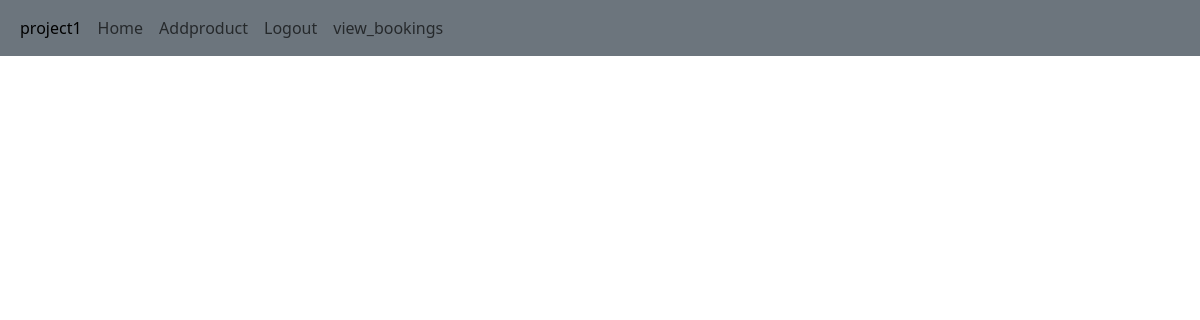
The app's page /view_bookings, older data.
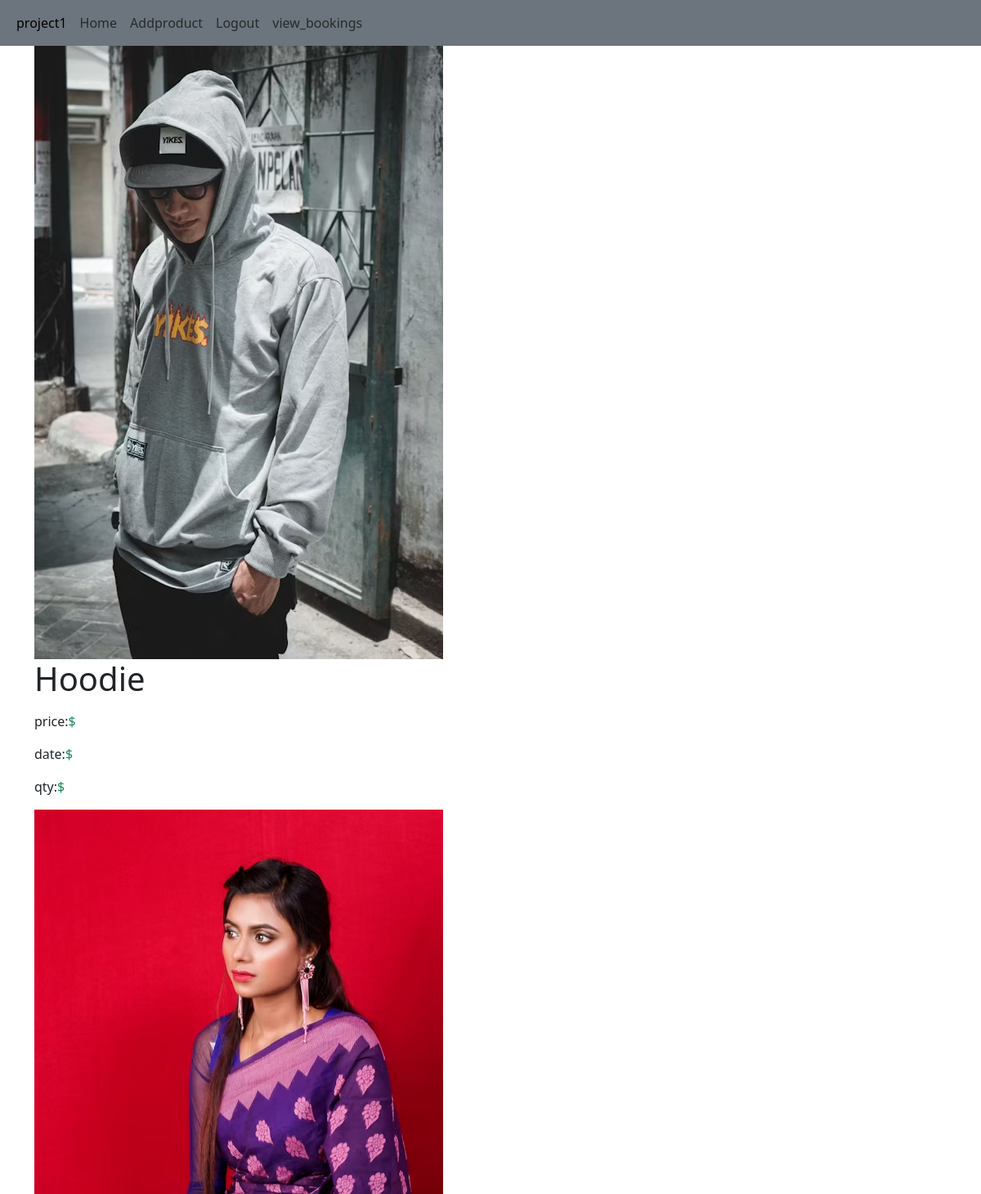
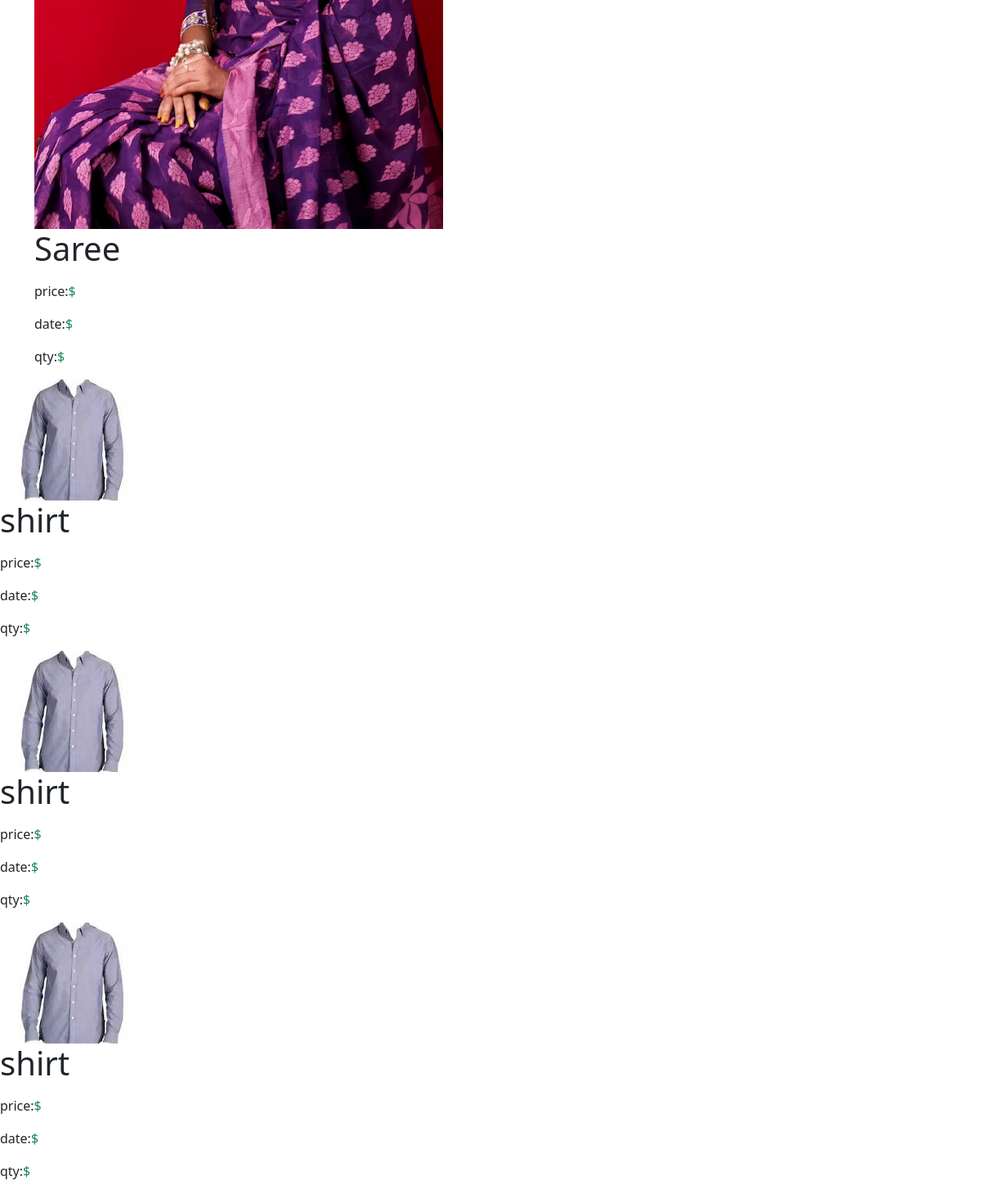
The same page, newer data (2 pictures, top to bottom).
### app/models.py (models this page shows)
class Buy(models.Model):
    product=models.ForeignKey(Product,on_delete=models.CASCADE)
    user=models.ForeignKey(User,on_delete=models.CASCADE)
    qty=models.IntegerField()
    price=models.IntegerField()
    date=models.DateField(auto_now_add=True)

class Product(models.Model):
    pid=models.TextField()
    name=models.TextField()
    dis=models.TextField()
    price=models.IntegerField()
    offer_price=models.IntegerField()
    stock=models.IntegerField()
    img=models.FileField()

### app/views.py (the view)
# urls.py: path('view_bookings',views.view_bookings),
def view_bookings(req):
    buy=Buy.objects.all()[::-1]
    return render(req,'shop/view_bookings.html',{'view_bookings':buy})

### templates/shop/view_bookings.html (shortened to what this page needs)
<!DOCTYPE html>
<html lang="en">
<head>
    <link href="https://cdn.jsdelivr.net/npm/bootstrap@5.3.3/dist/css/bootstrap.min.css" rel="stylesheet">
</head>
<body>
    <nav class="navbar navbar-expand-sm bg-secondary navbar-light">
        <div class="container-fluid">
          <ul class="navbar-nav">
            <li class="nav-item">
              <a class="nav-link active" href="#">project1</a>
            </li>
            <li class="nav-item">
              <a class="nav-link" href="#">Home</a>
            </li>
            <li class="nav-item">
              <a class="nav-link" href="addproduct">Addproduct</a>
            </li>
            <li class="nav-item">
              <a class="nav-link " href="logout">Logout</a>
            </li>
            <li class="nav-item">
                <a class="nav-link " href="view_bookings">view_bookings</a>
              </li>
          </ul>
        </div>
      </nav>
      <div class="container">
        <div class="row">
          {% for i in view_bookings %}
          <div class="col-lg-12">
            <img src="{{ i.product.img.url }}" alt="product image">
          </div>
          <div class="col-md-7">
            <h1 class="mb-3">{{i.product.name}}</h1>
            <p>price:<span class="text-success fw-">${{br.offer_price}}</span></p>
            <p>date:<span class="text-success fw-">${{br.date}}</span></p>
            <p>qty:<span class="text-success fw-">${{br.qty}}</span></p>
          </div>
          </div>
          {% endfor %}
        </div>
      </div>
</body>
</html>

Row changes from the older to the newer data that the page shows:
added Buy: product.img (picture), product.name "Hoodie"
added Buy: product.img (picture), product.name "Saree"
added Buy: product.img (picture), product.name "shirt"
added Buy: product.img (picture), product.name "shirt"
added Buy: product.img (picture), product.name "shirt"
